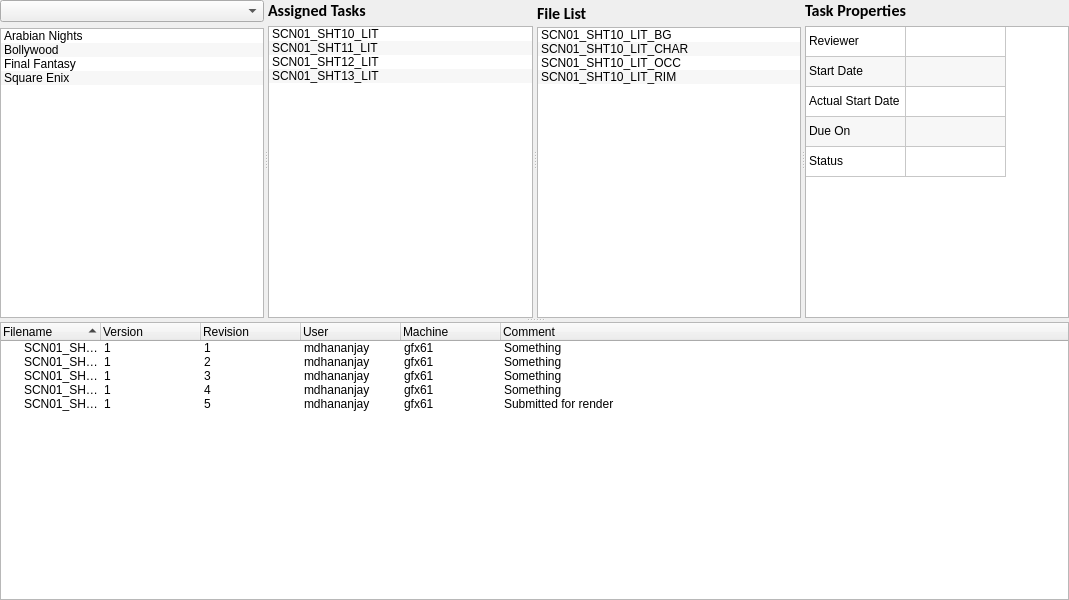
<?xml version="1.0" encoding="UTF-8"?>
<ui version="4.0">
 <class>MainWindow</class>
 <widget class="QMainWindow" name="MainWindow">
  <property name="geometry">
   <rect>
    <x>0</x>
    <y>0</y>
    <width>1069</width>
    <height>600</height>
   </rect>
  </property>
  <property name="windowTitle">
   <string>Torque User Dashboard (Beta)</string>
  </property>
  <widget class="QWidget" name="centralwidget">
   <layout class="QGridLayout" name="gridLayout_8">
    <property name="margin">
     <number>0</number>
    </property>
    <property name="spacing">
     <number>0</number>
    </property>
    <item row="0" column="0">
     <widget class="QSplitter" name="splitter_2">
      <property name="orientation">
       <enum>Qt::Vertical</enum>
      </property>
      <widget class="QSplitter" name="splitter">
       <property name="orientation">
        <enum>Qt::Horizontal</enum>
       </property>
       <widget class="QWidget" name="widget" native="true">
        <layout class="QGridLayout" name="gridLayout">
         <property name="horizontalSpacing">
          <number>0</number>
         </property>
         <property name="verticalSpacing">
          <number>6</number>
         </property>
         <property name="margin">
          <number>0</number>
         </property>
         <item row="0" column="0">
          <widget class="QComboBox" name="comboBox"/>
         </item>
         <item row="1" column="0">
          <widget class="QListWidget" name="wlst_projects">
           <property name="editTriggers">
            <set>QAbstractItemView::NoEditTriggers</set>
           </property>
           <property name="tabKeyNavigation">
            <bool>false</bool>
           </property>
           <property name="alternatingRowColors">
            <bool>true</bool>
           </property>
           <property name="selectionRectVisible">
            <bool>true</bool>
           </property>
           <property name="sortingEnabled">
            <bool>true</bool>
           </property>
           <item>
            <property name="text">
             <string>Arabian Nights</string>
            </property>
           </item>
           <item>
            <property name="text">
             <string>Bollywood</string>
            </property>
           </item>
           <item>
            <property name="text">
             <string>Final Fantasy</string>
            </property>
           </item>
           <item>
            <property name="text">
             <string>Square Enix</string>
            </property>
           </item>
          </widget>
         </item>
        </layout>
       </widget>
       <widget class="QWidget" name="widget_3" native="true">
        <layout class="QGridLayout" name="gridLayout_2">
         <property name="horizontalSpacing">
          <number>0</number>
         </property>
         <property name="verticalSpacing">
          <number>6</number>
         </property>
         <property name="margin">
          <number>0</number>
         </property>
         <item row="0" column="0">
          <widget class="QLabel" name="label_3">
           <property name="maximumSize">
            <size>
             <width>16777215</width>
             <height>20</height>
            </size>
           </property>
           <property name="font">
            <font>
             <family>Calibri</family>
             <pointsize>12</pointsize>
             <weight>75</weight>
             <bold>true</bold>
            </font>
           </property>
           <property name="text">
            <string>Assigned Tasks</string>
           </property>
          </widget>
         </item>
         <item row="1" column="0">
          <widget class="QListWidget" name="wlst_projects_2">
           <property name="editTriggers">
            <set>QAbstractItemView::NoEditTriggers</set>
           </property>
           <property name="tabKeyNavigation">
            <bool>false</bool>
           </property>
           <property name="alternatingRowColors">
            <bool>true</bool>
           </property>
           <property name="selectionRectVisible">
            <bool>true</bool>
           </property>
           <property name="sortingEnabled">
            <bool>true</bool>
           </property>
           <item>
            <property name="text">
             <string>SCN01_SHT10_LIT</string>
            </property>
           </item>
           <item>
            <property name="text">
             <string>SCN01_SHT11_LIT</string>
            </property>
           </item>
           <item>
            <property name="text">
             <string>SCN01_SHT12_LIT</string>
            </property>
           </item>
           <item>
            <property name="text">
             <string>SCN01_SHT13_LIT</string>
            </property>
           </item>
          </widget>
         </item>
        </layout>
       </widget>
       <widget class="QWidget" name="widget_4" native="true">
        <layout class="QGridLayout" name="gridLayout_3">
         <property name="margin">
          <number>0</number>
         </property>
         <property name="spacing">
          <number>0</number>
         </property>
         <item row="0" column="1">
          <widget class="QToolButton" name="toolButton_3">
           <property name="text">
            <string/>
           </property>
           <property name="icon">
            <iconset resource="icons/icons_rsc.qrc">
             <normaloff>:/tpd/add18.png</normaloff>:/tpd/add18.png</iconset>
           </property>
           <property name="iconSize">
            <size>
             <width>20</width>
             <height>20</height>
            </size>
           </property>
           <property name="autoRaise">
            <bool>true</bool>
           </property>
          </widget>
         </item>
         <item row="0" column="0">
          <widget class="QLabel" name="label_4">
           <property name="maximumSize">
            <size>
             <width>16777215</width>
             <height>20</height>
            </size>
           </property>
           <property name="font">
            <font>
             <family>Calibri</family>
             <pointsize>12</pointsize>
             <weight>75</weight>
             <bold>true</bold>
            </font>
           </property>
           <property name="text">
            <string>File List</string>
           </property>
          </widget>
         </item>
         <item row="0" column="5">
          <widget class="QToolButton" name="toolButton_5">
           <property name="text">
            <string/>
           </property>
           <property name="icon">
            <iconset resource="icons/icons_rsc.qrc">
             <normaloff>:/tpd/cloud384.png</normaloff>:/tpd/cloud384.png</iconset>
           </property>
           <property name="iconSize">
            <size>
             <width>20</width>
             <height>20</height>
            </size>
           </property>
           <property name="autoRaise">
            <bool>true</bool>
           </property>
          </widget>
         </item>
         <item row="0" column="4">
          <widget class="QToolButton" name="toolButton_2">
           <property name="text">
            <string/>
           </property>
           <property name="icon">
            <iconset resource="icons/icons_rsc.qrc">
             <normaloff>:/tpd/folder232.png</normaloff>:/tpd/folder232.png</iconset>
           </property>
           <property name="iconSize">
            <size>
             <width>20</width>
             <height>20</height>
            </size>
           </property>
           <property name="autoRaise">
            <bool>true</bool>
           </property>
          </widget>
         </item>
         <item row="0" column="3">
          <widget class="QToolButton" name="toolButton_4">
           <property name="text">
            <string/>
           </property>
           <property name="icon">
            <iconset resource="icons/icons_rsc.qrc">
             <normaloff>:/tpd/cloud-storage3.png</normaloff>:/tpd/cloud-storage3.png</iconset>
           </property>
           <property name="iconSize">
            <size>
             <width>20</width>
             <height>20</height>
            </size>
           </property>
           <property name="autoRaise">
            <bool>true</bool>
           </property>
          </widget>
         </item>
         <item row="0" column="2">
          <widget class="QToolButton" name="toolButton_6">
           <property name="text">
            <string/>
           </property>
           <property name="icon">
            <iconset resource="icons/icons_rsc.qrc">
             <normaloff>:/tpd/copy12.png</normaloff>:/tpd/copy12.png</iconset>
           </property>
           <property name="iconSize">
            <size>
             <width>20</width>
             <height>20</height>
            </size>
           </property>
           <property name="autoRaise">
            <bool>true</bool>
           </property>
          </widget>
         </item>
         <item row="1" column="0" colspan="6">
          <widget class="QListWidget" name="wlst_projects_3">
           <property name="editTriggers">
            <set>QAbstractItemView::NoEditTriggers</set>
           </property>
           <property name="tabKeyNavigation">
            <bool>false</bool>
           </property>
           <property name="alternatingRowColors">
            <bool>true</bool>
           </property>
           <property name="selectionRectVisible">
            <bool>true</bool>
           </property>
           <property name="sortingEnabled">
            <bool>true</bool>
           </property>
           <item>
            <property name="text">
             <string>SCN01_SHT10_LIT_BG</string>
            </property>
           </item>
           <item>
            <property name="text">
             <string>SCN01_SHT10_LIT_CHAR</string>
            </property>
           </item>
           <item>
            <property name="text">
             <string>SCN01_SHT10_LIT_OCC</string>
            </property>
           </item>
           <item>
            <property name="text">
             <string>SCN01_SHT10_LIT_RIM</string>
            </property>
           </item>
          </widget>
         </item>
        </layout>
       </widget>
       <widget class="QWidget" name="widget_5" native="true">
        <layout class="QGridLayout" name="gridLayout_5">
         <property name="horizontalSpacing">
          <number>0</number>
         </property>
         <property name="verticalSpacing">
          <number>6</number>
         </property>
         <property name="margin">
          <number>0</number>
         </property>
         <item row="0" column="0">
          <widget class="QLabel" name="label_2">
           <property name="maximumSize">
            <size>
             <width>16777215</width>
             <height>20</height>
            </size>
           </property>
           <property name="font">
            <font>
             <family>Calibri</family>
             <pointsize>12</pointsize>
             <weight>75</weight>
             <bold>true</bold>
            </font>
           </property>
           <property name="text">
            <string>Task Properties</string>
           </property>
          </widget>
         </item>
         <item row="1" column="0">
          <widget class="QWidget" name="widget_2" native="true">
           <layout class="QGridLayout" name="gridLayout_7">
            <property name="margin">
             <number>0</number>
            </property>
            <property name="spacing">
             <number>0</number>
            </property>
            <item row="0" column="0">
             <widget class="QTableWidget" name="tableWidget">
              <property name="editTriggers">
               <set>QAbstractItemView::NoEditTriggers</set>
              </property>
              <property name="alternatingRowColors">
               <bool>true</bool>
              </property>
              <property name="cornerButtonEnabled">
               <bool>true</bool>
              </property>
              <attribute name="horizontalHeaderVisible">
               <bool>false</bool>
              </attribute>
              <attribute name="horizontalHeaderHighlightSections">
               <bool>true</bool>
              </attribute>
              <attribute name="verticalHeaderVisible">
               <bool>false</bool>
              </attribute>
              <attribute name="verticalHeaderHighlightSections">
               <bool>false</bool>
              </attribute>
              <row>
               <property name="text">
                <string>New Row</string>
               </property>
              </row>
              <row>
               <property name="text">
                <string>New Row</string>
               </property>
              </row>
              <row>
               <property name="text">
                <string>New Row</string>
               </property>
              </row>
              <row>
               <property name="text">
                <string>New Row</string>
               </property>
              </row>
              <row>
               <property name="text">
                <string>New Row</string>
               </property>
              </row>
              <column>
               <property name="text">
                <string>New Column</string>
               </property>
              </column>
              <column>
               <property name="text">
                <string>New Column</string>
               </property>
              </column>
              <item row="0" column="0">
               <property name="text">
                <string>Reviewer</string>
               </property>
              </item>
              <item row="0" column="1">
               <property name="text">
                <string/>
               </property>
              </item>
              <item row="1" column="0">
               <property name="text">
                <string>Start Date</string>
               </property>
              </item>
              <item row="1" column="1">
               <property name="text">
                <string/>
               </property>
              </item>
              <item row="2" column="0">
               <property name="text">
                <string>Actual Start Date</string>
               </property>
              </item>
              <item row="2" column="1">
               <property name="text">
                <string/>
               </property>
              </item>
              <item row="3" column="0">
               <property name="text">
                <string>Due On</string>
               </property>
              </item>
              <item row="3" column="1">
               <property name="text">
                <string/>
               </property>
              </item>
              <item row="4" column="0">
               <property name="text">
                <string>Status</string>
               </property>
              </item>
             </widget>
            </item>
           </layout>
          </widget>
         </item>
        </layout>
       </widget>
      </widget>
      <widget class="QTreeWidget" name="treeWidget">
       <property name="sortingEnabled">
        <bool>true</bool>
       </property>
       <property name="headerHidden">
        <bool>false</bool>
       </property>
       <column>
        <property name="text">
         <string>Filename</string>
        </property>
       </column>
       <column>
        <property name="text">
         <string>Version</string>
        </property>
       </column>
       <column>
        <property name="text">
         <string>Revision</string>
        </property>
       </column>
       <column>
        <property name="text">
         <string>User</string>
        </property>
       </column>
       <column>
        <property name="text">
         <string>Machine</string>
        </property>
       </column>
       <column>
        <property name="text">
         <string>Comment</string>
        </property>
       </column>
       <item>
        <property name="text">
         <string>SCN01_SHT10_LIT_BG</string>
        </property>
        <property name="text">
         <string>1</string>
        </property>
        <property name="text">
         <string>1</string>
        </property>
        <property name="text">
         <string>mdhananjay</string>
        </property>
        <property name="text">
         <string>gfx61</string>
        </property>
        <property name="text">
         <string>Something</string>
        </property>
       </item>
       <item>
        <property name="text">
         <string>SCN01_SHT10_LIT_BG</string>
        </property>
        <property name="text">
         <string>1</string>
        </property>
        <property name="text">
         <string>2</string>
        </property>
        <property name="text">
         <string>mdhananjay</string>
        </property>
        <property name="text">
         <string>gfx61</string>
        </property>
        <property name="text">
         <string>Something</string>
        </property>
       </item>
       <item>
        <property name="text">
         <string>SCN01_SHT10_LIT_BG</string>
        </property>
        <property name="text">
         <string>1</string>
        </property>
        <property name="text">
         <string>3</string>
        </property>
        <property name="text">
         <string>mdhananjay</string>
        </property>
        <property name="text">
         <string>gfx61</string>
        </property>
        <property name="text">
         <string>Something</string>
        </property>
       </item>
       <item>
        <property name="text">
         <string>SCN01_SHT10_LIT_BG</string>
        </property>
        <property name="text">
         <string>1</string>
        </property>
        <property name="text">
         <string>4</string>
        </property>
        <property name="text">
         <string>mdhananjay</string>
        </property>
        <property name="text">
         <string>gfx61</string>
        </property>
        <property name="text">
         <string>Something</string>
        </property>
       </item>
       <item>
        <property name="text">
         <string>SCN01_SHT10_LIT_BG</string>
        </property>
        <property name="text">
         <string>1</string>
        </property>
        <property name="text">
         <string>5</string>
        </property>
        <property name="text">
         <string>mdhananjay</string>
        </property>
        <property name="text">
         <string>gfx61</string>
        </property>
        <property name="text">
         <string>Submitted for render</string>
        </property>
       </item>
      </widget>
     </widget>
    </item>
   </layout>
  </widget>
 </widget>
 <resources>
  <include location="icons/icons_rsc.qrc"/>
 </resources>
 <connections/>
</ui>
